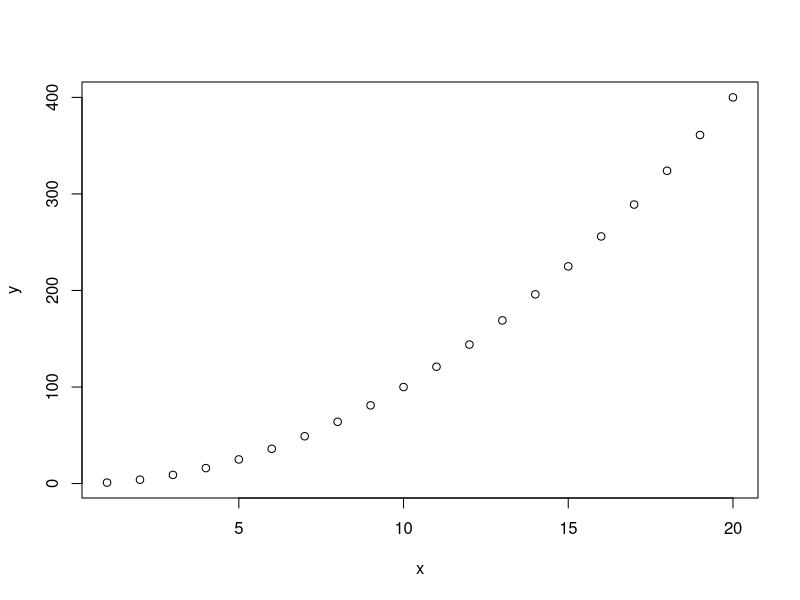

This chart was generated by the following R code: (Note: this script raises an error after producing the figure.)
## ---- chunk 1
Sys.Date()
## ---- chunk 2
x <- 1:20
y <- x^2
plot(x,y)
rm(x,y)
## ---- chunk 3
pkgs <- c("dplyr", "ggplot2","reshape2") # packages we need
pkgs_inst <- pkgs[!{pkgs %in% rownames(installed.packages())}]
install.packages(pkgs_inst, repos = "https://www.stats.bris.ac.uk/R/")

rm(pkgs,pkgs_inst)
## ---- chunk 4
data_steps <- read.csv("data/nhanes_stepcount.csv")
data_mortality <- read.csv("data/nhanes_mortality.csv")
data_covariates <- read.csv("data/nhanes_covariates.csv")
## ---- chunk 5
# Merge on steps_data so we automatically drop any participants who do not have any data from stepcount
steps_mortality_data <- merge(data_mortality, data_steps, by = "eid")
# Now add demographic data
NHANES_data <- merge(data_covariates, steps_mortality_data)

# Save this file in case we want to re-load it
write.csv(NHANES_data, "data/nhanes_prepped_data.csv", row.names = F)

# clean up the environment
rm(steps_mortality_data, data_covariates, data_mortality, data_steps)
## ---- chunk 6
# Poor calibration
NHANES_data <- NHANES_data %>%
    filter(CalibOK == 1) %>%  # Poor calibration
    filter(ENMO.mg. <100) %>% # High ENMO
    filter(WearTime.days. >=3) %>% # Less than 3 valid days
    filter(Covers24hOK == TRUE) %>% # Data does not cover the 24h timespan
    filter(!is.na(StepsDayMedAdjusted))# Remove rows where median daily steps is NA

# Save the cleaned file. We will be using this 
write.csv(NHANES_data, "data/nhanes_prepped_data.csv", row.names = F)
## ---- chunk 7
# table summary for ethnicitiy and sex splits
table(NHANES_data$ethnicity, NHANES_data$sex)

# Histogram for bmi and age
ggplot(NHANES_data) +
  geom_histogram(aes(x=bmi), binwidth = 2.5) + theme_bw()

ggplot(NHANES_data) +
  geom_histogram(aes(x=age), binwidth = 5, fill = "grey80", colour = "black") + theme_bw()
# Note the large sample in the oldest age bin in the histogram, because NHANES over-represents this demographic compared with the population

# Or we can label the categories (using crude categories for white Europeans)
NHANES_data %>%
  mutate(bmi_cat = case_when(
    bmi < 18.5 ~ "underweight",
    bmi >= 18.5 & bmi < 25 ~ "healthy",
    bmi >= 25 & bmi < 30 ~ "overweight",
    bmi >= 30 & bmi < 35 ~ "obese_1",
    bmi >= 35 & bmi < 40 ~ "obese_2",
    bmi >= 40 ~ "obese_3"),
    # Order the categories or else R will show them in alphanumerical order
    bmi_cat = factor(bmi_cat, levels = c(
      "underweight", "healthy", "overweight",
      "obese_1", "obese_2", "obese_3"))) %>%
  ggplot() +
  geom_bar(aes(x=bmi_cat)) + theme_bw()

# As we plan on doing some epi analysis, we should also look at the number of participants in the sample who have died according to the mortality data
sum(NHANES_data$death_f == TRUE, na.rm = TRUE) # 479 deaths is what we got
## ---- chunk 8
NHANES_cad <- NHANES_data %>%
  select(CadencePeak1Adjusted.steps.min.,
         CadencePeak30Adjusted.steps.min.,
         Cadence95thAdjusted.steps.min.) %>%
  melt()

  ggplot(NHANES_cad, aes(x=value)) + 
    geom_histogram(binwidth = 5) +
    scale_x_continuous(expand = c(0,0),breaks = seq(0,180,10)) +
    facet_wrap(~variable, ncol=1, scales = "fixed") +
    theme_bw() + labs(x = "Cadence (steps/min)", y = "Frequency")
rm(NHANES_cad)
## ---- chunk 9
# your exploratory code here


